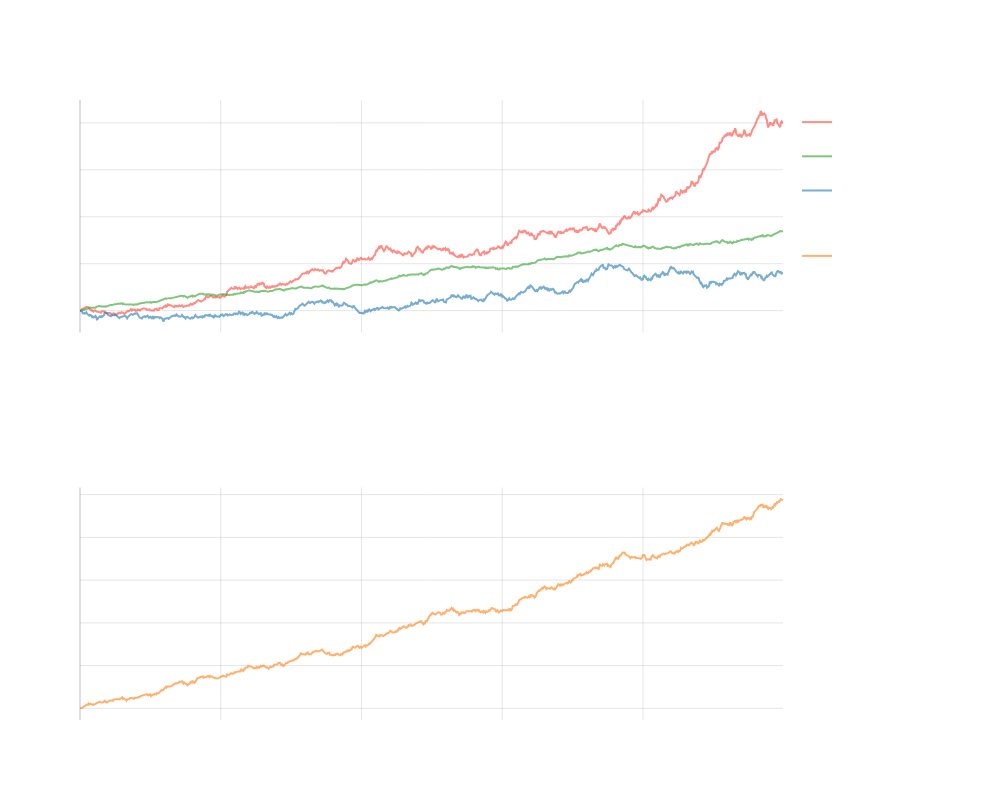

The cell this chart's notebook holds for it:
### Markdown cell above
Returns from some sort of cash or portfolio allocation is a *linear combination*.

**Remember** we are dealing with randomness so the best we can do is optimize some expected value, I discuss this at length in many videos.

Diversification can help mitigate risk but also reduces upside, knowing this is why having a quantitative background is quite useful.

Let's say I have 3 trading strategies with the following annual return profiles...

- **Discretionary Trading:** 

$$\mathbb{E}[D] = 25\% \quad \quad \sigma_D = 12\%$$

- **Algorithmic Trading:** 

$$\mathbb{E}[A] = 10\% \quad \quad \sigma_A = 5\%$$

- **Market Trading:** 

$$\mathbb{E}[M] = 8\% \quad \quad \sigma_M = 15\%$$


These numbers are *moving targets* estimated from data - they do not converge and change over time.  They do **NOT** function like traditional statistics.

###### ______________________________________________________________________________________________________________________________________


**My Portfolio**

Given these options, I can only trade one of the following portfolios based on my total capital $C$

$$\mathbb{E}[\Pi] = W_D \mathbb{E}[D] + W_A \mathbb{E}[A] + W_M \mathbb{E}[M] \quad \quad \text{ given capital constraint } C$$

Where I can choose $W_D, W_A, W_M$ freely based on my capital available, $C$

### Code cell
# Generate sample paths using ABM
n_steps = 1000
dt = 1/252  # Daily timesteps

# Convert annual parameters to daily
mu_d, sigma_d = 0.25, 0.12  # Discretionary
mu_a, sigma_a = 0.10, 0.05  # Algorithmic
mu_m, sigma_m = 0.08, 0.15  # Market

# Daily parameters
daily_mu_d = mu_d * dt
daily_mu_a = mu_a * dt
daily_mu_m = mu_m * dt
daily_sigma_d = sigma_d * np.sqrt(dt)
daily_sigma_a = sigma_a * np.sqrt(dt)
daily_sigma_m = sigma_m * np.sqrt(dt)

# Generate paths
np.random.seed(42)
paths = {}
initial_value = 100000

for name, mu, sigma in [('Discretionary', daily_mu_d, daily_sigma_d),
                       ('Algorithmic', daily_mu_a, daily_sigma_a),
                       ('Market', daily_mu_m, daily_sigma_m)]:
    
    dW = np.random.normal(0, 1, n_steps)
    path = np.zeros(n_steps)
    path[0] = initial_value
    
    for t in range(1, n_steps):
        path[t] = path[t-1] * (1 + mu + sigma * dW[t])
    
    paths[name] = path

# Calculate minimum variance portfolio
returns = pd.DataFrame({k: np.diff(v)/v[:-1] for k,v in paths.items()})
cov_matrix = returns.cov()
inv_cov = np.linalg.inv(cov_matrix)
ones = np.ones(len(cov_matrix))
w = inv_cov.dot(ones) / (ones.dot(inv_cov).dot(ones))
min_var_weights = pd.Series(w, index=cov_matrix.index)

# Calculate min var portfolio path
min_var_path = sum(paths[k] * w[i] for i, k in enumerate(paths.keys()))

# Calculate metrics for each path
def calc_metrics(returns):
    rf = 0.05
    daily_rf = (1 + rf)**(1/252) - 1
    excess_returns = returns - daily_rf
    sharpe = (excess_returns.mean() / returns.std()) * np.sqrt(252)
    sortino = (excess_returns.mean() / returns[returns < 0].std()) * np.sqrt(252)
    return sharpe, sortino

metrics = {}
for name in paths.keys():
    rets = np.diff(paths[name])/paths[name][:-1]
    metrics[name] = calc_metrics(rets)

min_var_rets = np.diff(min_var_path)/min_var_path[:-1]
metrics['Min Variance'] = calc_metrics(min_var_rets)

# Create figure
fig = make_subplots(rows=2, cols=1, 
                    subplot_titles=('Individual Strategies', 'Minimum Variance Portfolio'))

colors = {'Discretionary': 'rgba(255,65,54,0.6)',
          'Algorithmic': 'rgba(44,160,44,0.6)',
          'Market': 'rgba(31,119,180,0.6)',
          'Min Variance': 'rgba(255,127,14,0.6)'}

# Plot individual paths
for name, path in paths.items():
    sharpe, sortino = metrics[name]
    fig.add_trace(
        go.Scatter(
            y=path,
            name=f'{name}<br>Sharpe: {sharpe:.2f}, Sortino: {sortino:.2f}',
            line=dict(color=colors[name])
        ),
        row=1, col=1
    )

# Plot min variance portfolio
sharpe, sortino = metrics['Min Variance']
weights_text = "Min-Var Portfolio <br>" + "<br>".join([f"{k}: {v:.2%}" for k,v in min_var_weights.items()])
fig.add_trace(
    go.Scatter(
        y=min_var_path,
        name=f'Min Variance<br>Sharpe: {sharpe:.2f}, Sortino: {sortino:.2f}<br>{weights_text}',
        line=dict(color=colors['Min Variance'])
    ),
    row=2, col=1
)

# Update layout
fig.update_layout(
    height=800,
    width=1000,
    showlegend=True,
    plot_bgcolor='rgba(0,0,0,0)',
    paper_bgcolor='rgba(0,0,0,0)',
    font=dict(color='white')
)

# Update axes
for i in range(1, 3):
    fig.update_xaxes(
        showgrid=True,
        gridwidth=1,
        gridcolor='rgba(128,128,128,0.2)',
        zeroline=True,
        zerolinewidth=1,
        zerolinecolor='rgba(128,128,128,0.5)',
        row=i, col=1
    )
    fig.update_yaxes(
        showgrid=True,
        gridwidth=1,
        gridcolor='rgba(128,128,128,0.2)',
        zeroline=True,
        zerolinewidth=1,
        zerolinecolor='rgba(128,128,128,0.5)',
        row=i, col=1
    )

fig.show()

### Figure 1 — Plotly figure (JSON) as saved in the notebook; plotly's stock layout.template omitted (floating-point values rounded to 4 significant figures; data arrays with more than 128 entries replaced by an {"elided": "..."} marker saying what was removed)
{"data": [{"line": {"color": "rgba(255,65,54,0.6)"}, "name": "Discretionary<br>Sharpe: 2.02, Sortino: 3.70", "type": "scatter", "xaxis": "x", "y": {"elided": "1000 float values"}, "yaxis": "y"}, {"line": {"color": "rgba(44,160,44,0.6)"}, "name": "Algorithmic<br>Sharpe: 2.13, Sortino: 3.62", "type": "scatter", "xaxis": "x", "y": {"elided": "1000 float values"}, "yaxis": "y"}, {"line": {"color": "rgba(31,119,180,0.6)"}, "name": "Market<br>Sharpe: 0.32, Sortino: 0.54", "type": "scatter", "xaxis": "x", "y": {"elided": "1000 float values"}, "yaxis": "y"}, {"line": {"color": "rgba(255,127,14,0.6)"}, "name": "Min Variance<br>Sharpe: 2.85, Sortino: 4.90<br>Min-Var Portfolio <br>Discretionary: 14.61%<br>Algorithmic: 76.81%<br>Market: 8.58%", "type": "scatter", "xaxis": "x2", "y": {"elided": "1000 float values"}, "yaxis": "y2"}], "layout": {"annotations": [{"font": {"size": 16}, "showarrow": false, "text": "Individual Strategies", "x": 0.5, "xanchor": "center", "xref": "paper", "y": 1, "yanchor": "bottom", "yref": "paper"}, {"font": {"size": 16}, "showarrow": false, "text": "Minimum Variance Portfolio", "x": 0.5, "xanchor": "center", "xref": "paper", "y": 0.375, "yanchor": "bottom", "yref": "paper"}], "font": {"color": "white"}, "height": 800, "paper_bgcolor": "rgba(0,0,0,0)", "plot_bgcolor": "rgba(0,0,0,0)", "showlegend": true, "width": 1000, "xaxis": {"anchor": "y", "domain": [0, 1], "gridcolor": "rgba(128,128,128,0.2)", "gridwidth": 1, "showgrid": true, "zeroline": true, "zerolinecolor": "rgba(128,128,128,0.5)", "zerolinewidth": 1}, "xaxis2": {"anchor": "y2", "domain": [0, 1], "gridcolor": "rgba(128,128,128,0.2)", "gridwidth": 1, "showgrid": true, "zeroline": true, "zerolinecolor": "rgba(128,128,128,0.5)", "zerolinewidth": 1}, "yaxis": {"anchor": "x", "domain": [0.625, 1], "gridcolor": "rgba(128,128,128,0.2)", "gridwidth": 1, "showgrid": true, "zeroline": true, "zerolinecolor": "rgba(128,128,128,0.5)", "zerolinewidth": 1}, "yaxis2": {"anchor": "x2", "domain": [0, 0.375], "gridcolor": "rgba(128,128,128,0.2)", "gridwidth": 1, "showgrid": true, "zeroline": true, "zerolinecolor": "rgba(128,128,128,0.5)", "zerolinewidth": 1}}}
